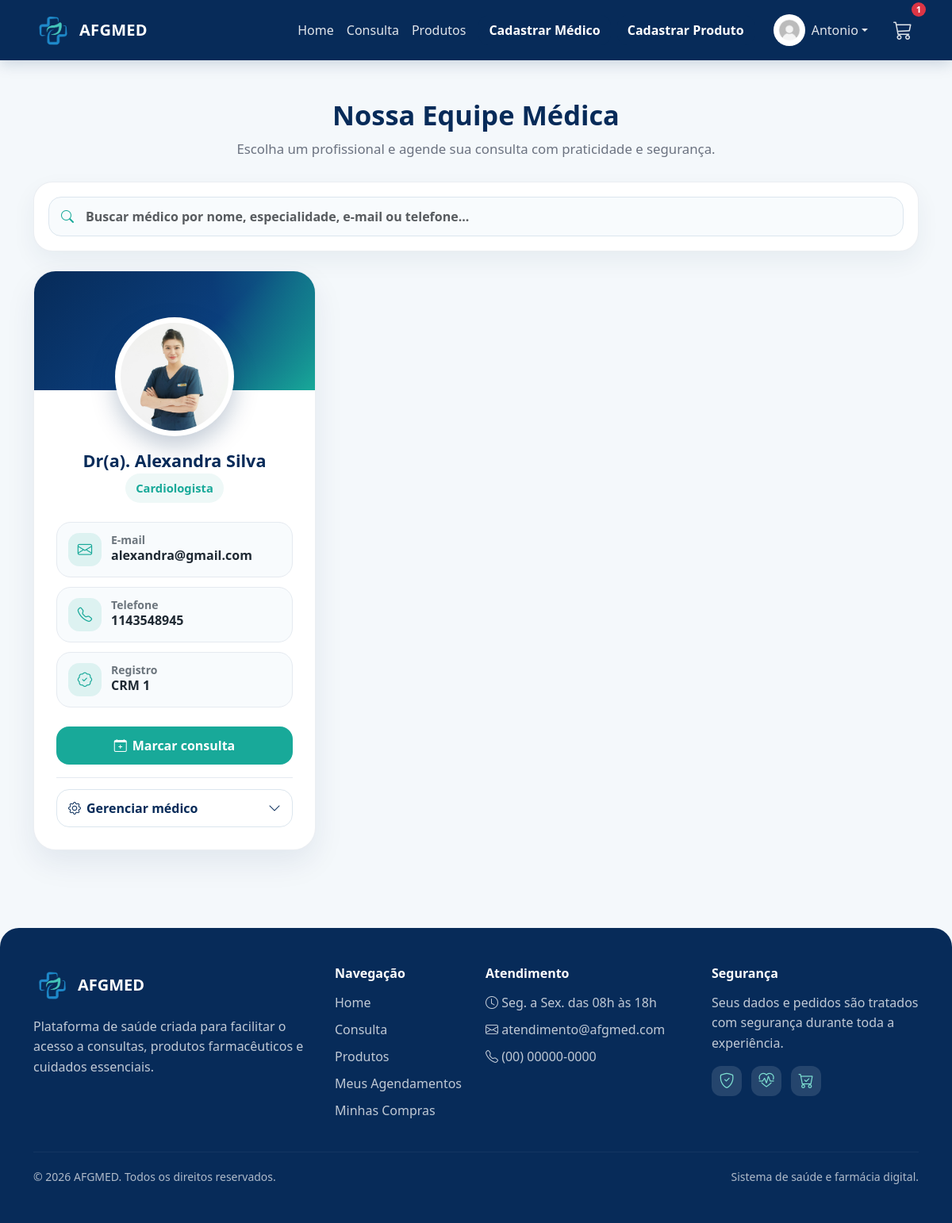
/medicos (signed in), run on the app's committed database.
### projetoafgmed/models.py (models this page shows)
class Usuario(database.Model, UserMixin):
    id = database.Column(database.Integer, primary_key=True)
    nome = database.Column(database.String, nullable=False)
    sobrenome = database.Column(database.String, nullable=False)
    email = database.Column(database.String, nullable=False, unique=True)
    senha = database.Column(database.String, nullable=False)
    foto = database.Column(database.String(200), nullable=True, default="usuario_padrao.jpg")
    is_admin = database.Column(database.Boolean, default=False)
    is_medico = database.Column(database.Boolean, default=False, nullable=False)
    id_medico = database.Column(database.Integer, database.ForeignKey("medico.id"), nullable=True)
    perfil = database.relationship("PerfilUsuario", backref="usuario", uselist=False)
    carrinho = database.relationship("Carrinho", backref="usuario", uselist=False)
    consultas = database.relationship("Consulta", backref="usuario", lazy=True)
    pedidos = database.relationship("Pedido", backref="usuario", lazy=True)
    medico = database.relationship(
        "Medico",
        backref=database.backref("usuario_acesso", uselist=False),
        foreign_keys=[id_medico]
    )

class Medico(database.Model):
    id = database.Column(database.Integer, primary_key=True)
    nome = database.Column(database.String, nullable=False)
    sobrenome = database.Column(database.String, nullable=False, default="AFGMED")
    especialidade = database.Column(database.String, nullable=False)
    email = database.Column(database.String)
    telefone = database.Column(database.String)
    foto = database.Column(database.String, default="default.jpg")
    data_criacao = database.Column(database.DateTime, nullable=False, default=datetime.utcnow)

### projetoafgmed/rotas/medicos.py (the view, shortened to what this page needs)
@app.route("/medicos")
@login_required
def medicos():
    return render_template("medicos.html", medicos=Medico.query.all())

### projetoafgmed/templates/medicos.html (shortened to what this page needs)
{% extends "base.html" %}
{% block content %}
<div class="medicos-page">
    <section class="medicos-header text-center">
        <h2 class="fw-bold">
            Nossa Equipe Médica
        </h2>
        <p class="text-muted mb-0">
            Escolha um profissional e agende sua consulta com praticidade e segurança.
        </p>
    </section>
    {% if medicos %}
        <section class="medicos-filtros mb-4">
            <div class="medico-busca">
                <i class="bi bi-search"></i>
                <input type="text"
                       id="buscaMedico"
                       class="form-control"
                       placeholder="Buscar médico por nome, especialidade, e-mail ou telefone...">
            </div>
        </section>
        <div class="row row-cols-1 row-cols-md-2 row-cols-xl-3 g-4" id="medicosGrid">
            {% for medico in medicos %}
                <div class="col medico-col"
                     data-nome="{{ (medico.nome ~ ' ' ~ medico.sobrenome)|lower }}"
                     data-especialidade="{{ (medico.especialidade or '')|lower }}"
                     data-email="{{ (medico.email or '')|lower }}"
                     data-telefone="{{ (medico.telefone or '')|lower }}">
                    <div class="medico-card h-100">
                        <div class="medico-card-top">
                            <div class="medico-foto-frame">
                                <img src="{{ url_for('static', filename='fotos_medicos/' ~ (medico.foto or 'default.jpg')) }}"
                                     alt="{{ medico.nome }} {{ medico.sobrenome }}"
                                     class="medico-foto">
                            </div>
                        </div>
                        <div class="medico-card-body">
                            <div class="medico-nome-area text-center">
                                <h4 class="fw-bold mb-1">
                                    Dr(a). {{ medico.nome }} {{ medico.sobrenome }}
                                </h4>
                                <span class="medico-especialidade">
                                    {{ medico.especialidade }}
                                </span>
                            </div>
                            <div class="medico-info-list mt-4">
                                <div class="medico-info-item">
                                    <div class="medico-info-icon">
                                        <i class="bi bi-envelope"></i>
                                    </div>
                                    <div>
                                        <small>E-mail</small>
                                        <p class="mb-0">{{ medico.email }}</p>
                                    </div>
                                </div>
                                <div class="medico-info-item">
                                    <div class="medico-info-icon">
                                        <i class="bi bi-telephone"></i>
                                    </div>
                                    <div>
                                        <small>Telefone</small>
                                        <p class="mb-0">{{ medico.telefone }}</p>
                                    </div>
                                </div>
                                <div class="medico-info-item">
                                    <div class="medico-info-icon">
                                        <i class="bi bi-patch-check"></i>
                                    </div>
                                    <div>
                                        <small>Registro</small>
                                        <p class="mb-0">CRM {{ medico.id }}</p>
                                    </div>
                                </div>
                            </div>
                            <div class="medico-actions mt-4">
                                {% if not current_user.is_medico or current_user.is_admin %}
                                    <a href="{{ url_for('consultas', medico_id=medico.id) }}"
                                       class="btn btn-agendar w-100">
                                        <i class="bi bi-calendar-plus"></i>
                                        Marcar consulta
                                    </a>
                                {% endif %}
                            </div>
                            {% if current_user.is_admin %}
                                <div class="medico-admin mt-3">
                                    <button class="medico-admin-toggle"
                                            type="button"
                                            data-bs-toggle="collapse"
                                            data-bs-target="#adminMedico{{ medico.id }}"
                                            aria-expanded="false"
                                            aria-controls="adminMedico{{ medico.id }}">
                                        <span>
                                            <i class="bi bi-gear"></i>
                                            Gerenciar médico
                                        </span>
                                        <i class="bi bi-chevron-down"></i>
                                    </button>
                                </div>
                            {% endif %}
                        </div>
                    </div>
                </div>
            {% endfor %}
        </div>
    {% endif %}
</div>
{% endblock %}

### projetoafgmed/templates/base.html (shortened to what this page needs)
<!DOCTYPE html>
<html lang="pt-br">
<head>
    <link href="https://cdn.jsdelivr.net/npm/bootstrap@5.3.8/dist/css/bootstrap.min.css" rel="stylesheet">
    <link rel="stylesheet" href="https://cdn.jsdelivr.net/npm/bootstrap-icons@1.11.3/font/bootstrap-icons.css">
    <link rel="stylesheet" href="{{ url_for('static', filename='css/style.css') }}">
</head>
<body>
<nav class="navbar navbar-expand-lg navbar-dark bg-dark">
    <div class="container">
        <a class="navbar-brand d-flex align-items-center" href="{{ url_for('homepage') }}">
            <img src="{{ url_for('static', filename='imagens/logo.jpg') }}" alt="Logo" width="50" class="me-2">
            AFGMED
        </a>
        <div class="collapse navbar-collapse" id="navbarNav">
            <ul class="navbar-nav ms-auto align-items-lg-center">
                <li class="nav-item">
                    <a class="nav-link" href="{{ url_for('homepage') }}">Home</a>
                </li>
                {% if current_user.is_authenticated and current_user.is_medico and not current_user.is_admin %}
                    <li class="nav-item">
                        <a class="nav-link" href="{{ url_for('medicos') }}">Minhas Consultas</a>
                    </li>
                {% else %}
                    <li class="nav-item">
                        <a class="nav-link" href="{{ url_for('medicos') }}">Consulta</a>
                    </li>
                {% endif %}
                <li class="nav-item">
                    <a class="nav-link" href="{{ url_for('produtos') }}">Produtos</a>
                </li>
                {% if current_user.is_authenticated and current_user.is_admin %}
                    <li class="nav-item ms-lg-2">
                        <a class="btn btn-primary" href="{{ url_for('cadastro_medico') }}">
                            Cadastrar Médico
                        </a>
                    </li>
                    <li class="nav-item ms-lg-2">
                        <a class="btn btn-primary" href="{{ url_for('cadastro_produto') }}">
                            Cadastrar Produto
                        </a>
                    </li>
                {% endif %}
            </ul>
            <ul class="navbar-nav ms-lg-3 align-items-lg-center">
                {% if current_user.is_authenticated %}
                    <li class="nav-item dropdown me-lg-3">
                        <a class="nav-link dropdown-toggle d-flex align-items-center"
                           href="#"
                           id="perfilDropdown"
                           role="button"
                           data-bs-toggle="dropdown"
                           aria-expanded="false">
                            <img src="{{ url_for('static', filename='fotos_perfil/' + (current_user.foto or 'usuario_padrao.jpg')) }}"
                                 alt="Perfil"
                                 class="rounded-circle"
                                 style="width:40px; height:40px; object-fit:cover;">
                            <span class="ms-2">{{ current_user.nome }}</span>
                        </a>
                    </li>
                    {% if not current_user.is_medico or current_user.is_admin %}
                        <li class="nav-item position-relative d-none d-lg-block">
                            <a class="nav-link"
                               href="#"
                               data-bs-toggle="offcanvas"
                               data-bs-target="#carrinhoLateral"
                               aria-controls="carrinhoLateral">
                                <i class="bi bi-cart3" style="font-size: 1.5rem;"></i>
                                {% if carrinho %}
                                    <span class="badge bg-danger badge-carrinho position-absolute top-0 start-100 translate-middle">
                                        {{ quantidade_carrinho }}
                                    </span>
                                {% endif %}
                            </a>
                        </li>
                    {% endif %}
                {% endif %}
            </ul>
        </div>
    </div>
</nav>
<main class="container mt-5">
    {% block content %}{% endblock %}
</main>
<footer class="footer-afg mt-5">
    <div class="container py-5">
        <div class="row g-4">
            <div class="col-md-4">
                <div class="d-flex align-items-center mb-3">
                    <img src="{{ url_for('static', filename='imagens/logo.jpg') }}" alt="Logo AFGMED" width="48" class="footer-logo me-2">
                    <h5 class="mb-0 fw-bold">AFGMED</h5>
                </div>
                <p class="footer-text">
                    Plataforma de saúde criada para facilitar o acesso a consultas,
                    produtos farmacêuticos e cuidados essenciais.
                </p>
            </div>
            <div class="col-md-2">
                <h6 class="footer-title">Navegação</h6>
                <ul class="footer-links">
                    <li><a href="{{ url_for('homepage') }}">Home</a></li>
                    {% if current_user.is_authenticated and current_user.is_medico and not current_user.is_admin %}
                        <li><a href="{{ url_for('medicos') }}">Minhas Consultas</a></li>
                    {% else %}
                        <li><a href="{{ url_for('medicos') }}">Consulta</a></li>
                    {% endif %}
                    <li><a href="{{ url_for('produtos') }}">Produtos</a></li>
                    {% if current_user.is_authenticated %}
                        {% if current_user.is_medico and not current_user.is_admin %}
                            <li><a href="{{ url_for('medicos') }}">Minhas Consultas</a></li>
                        {% else %}
                            <li><a href="{{ url_for('meus_agendamentos') }}">Meus Agendamentos</a></li>
                            <li><a href="{{ url_for('meus_pedidos') }}">Minhas Compras</a></li>
                        {% endif %}
                    {% endif %}
                </ul>
            </div>
            <div class="col-md-3">
                <h6 class="footer-title">Atendimento</h6>
                <ul class="footer-links">
                    <li><i class="bi bi-clock"></i> Seg. a Sex. das 08h às 18h</li>
                    <li><i class="bi bi-envelope"></i> atendimento@afgmed.com</li>
                    <li><i class="bi bi-telephone"></i> (00) 00000-0000</li>
                </ul>
            </div>
            <div class="col-md-3">
                <h6 class="footer-title">Segurança</h6>
                <p class="footer-text">
                    Seus dados e pedidos são tratados com segurança durante toda a experiência.
                </p>
                <div class="footer-icons">
                    <i class="bi bi-shield-check"></i>
                    <i class="bi bi-heart-pulse"></i>
                    <i class="bi bi-cart-check"></i>
                </div>
            </div>
        </div>
        <hr class="footer-line">
        <div class="d-flex flex-column flex-md-row justify-content-between align-items-center gap-2">
            <small>© 2026 AFGMED. Todos os direitos reservados.</small>
            <small>Sistema de saúde e farmácia digital.</small>
        </div>
    </div>
</footer>
</body>
</html>

### data on the page
Usuario: foto (picture), nome "Antonio"
Medico: foto (picture), nome "Alexandra", sobrenome "Silva", especialidade "Cardiologista", email "alexandra@gmail.com", telefone "1143548945", id "1"

### other printed values
{{ quantidade_carrinho }} "1"
